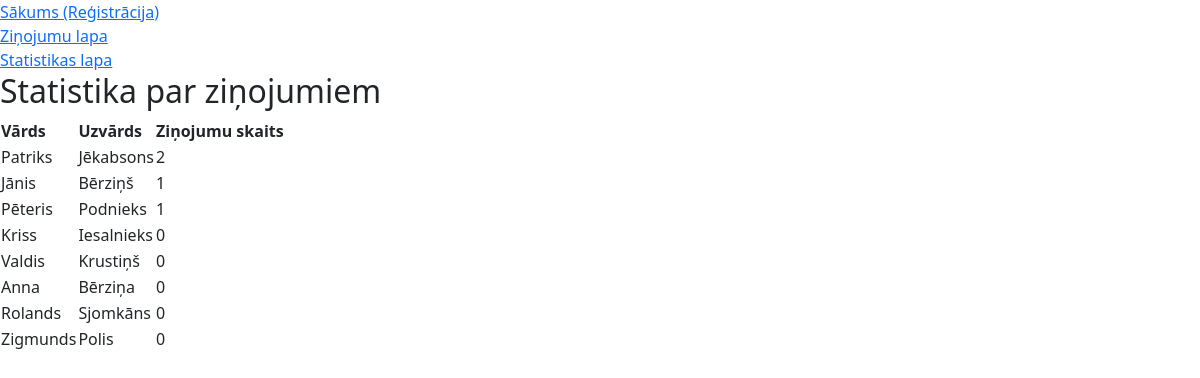
The page /statistika on the database as committed earlier.
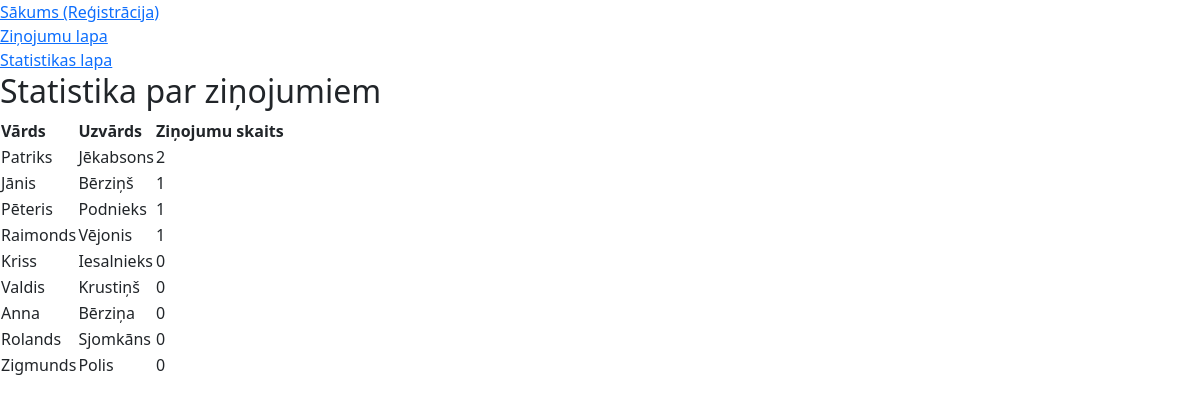
The same page on the database as committed later.
### tables this page shows
CREATE TABLE registreti_lietotaji(
        id INTEGER PRIMARY KEY AUTOINCREMENT,
        vards TEXT NOT NULL,
        uzvards TEXT NOT NULL,
        lietotajvards TEXT NOT NULL
        );

### main.py (the view)
@app.route("/statistika")
def statistika():
    statistikas_dati = iegut_statistiku()
    return render_template("statistika.html", statistika=statistikas_dati)

### dati.py (called while the page is built)
def iegut_statistiku():
    cur = conn.cursor()
    cur.execute(
        """
        SELECT
            registreti_lietotaji.vards,
            registreti_lietotaji.uzvards,
            COUNT(zinas.id) as zinojumu_skaits
        FROM
            registreti_lietotaji
        LEFT JOIN
            zinas ON registreti_lietotaji.id = zinas.lietotaja_id
        GROUP BY
            registreti_lietotaji.id,
            registreti_lietotaji.vards,
            registreti_lietotaji.uzvards
        ORDER BY
            zinojumu_skaits DESC
        """
    )
    statistika = cur.fetchall()
    return statistika

### templates/statistika.html
{% extends "index.html" %}
{% block saturs %}
<h2>Statistika par ziņojumiem</h2>
<table>
    <tr>
        <th>Vārds</th>
        <th>Uzvārds</th>
        <th>Ziņojumu skaits</th>
    </tr>
    {% for lietotajs in statistika %}
    <tr>
        <td>{{lietotajs[0]}}</td>
        <td>{{lietotajs[1]}}</td>
        <td>{{lietotajs[2]}}</td>
    </tr>
    {% endfor %}
</table>
{% endblock %}

Rows that differ between the two databases and show on the page:
added registreti_lietotaji: vards "Raimonds", uzvards "Vējonis", lietotajs "1"
